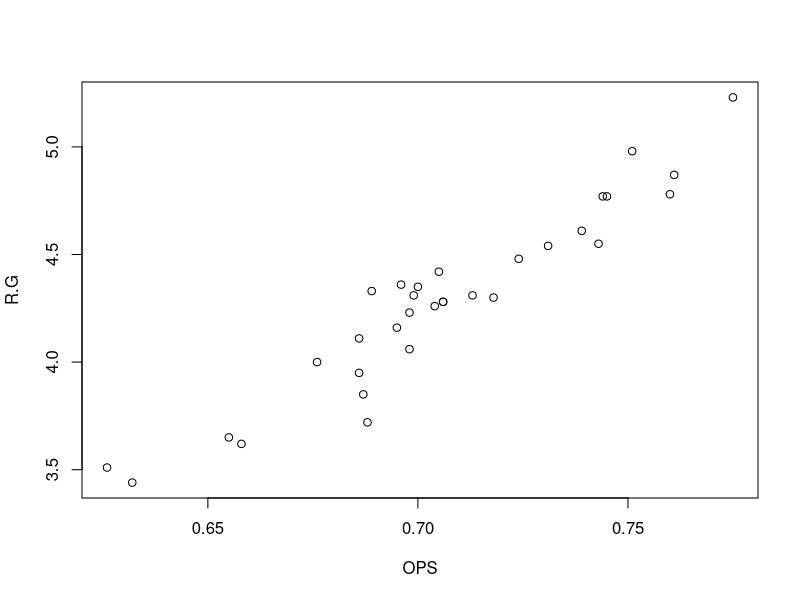

The R source for this figure: (Note: this script raises an error after producing the figure.)
#STARTUP
MLB22 <- read.csv("MLB22.csv")
library(dplyr)

#How to change column name
colnames(MLB22)[colnames(MLB22) == "X2B"] <- "2B"

#OPS
Best <- lm(data = MLB22, RA.G ~ BB9 + HR9 + H9)
summary(Best)

plot(data = MLB22, R.G ~ OPS)
abline(OPS)

hist(MLB22$ERA)
summary(MLB22$ERA)


